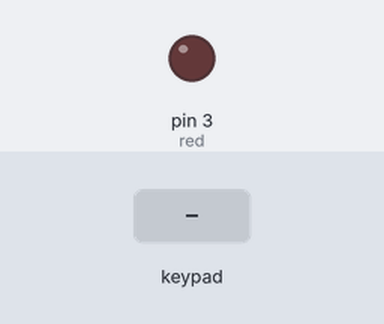
A sketch run on a simulated Arduino Uno, built with avr-gcc and run on an emulated ATmega328P. Parts: output pins drawn as LEDs (lit = HIGH). The test bench sets the inputs (shaded band).

Above: at 1.2 s.
1.3 s: keypad keys 1 2 1 1 1 0 9 pressed 0.4 s apart
At 5.1 s:
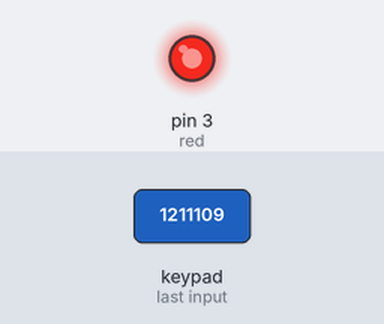
5.6 s: key '3' pressed
At 6.7 s:
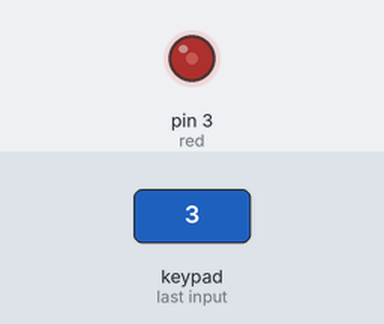
7.1 s: key '6' pressed
At 7.8 s:
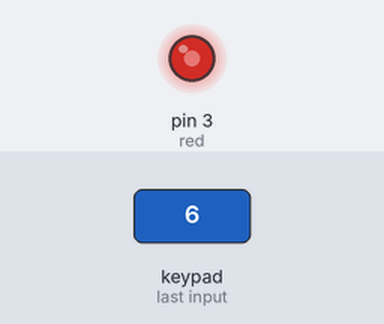
8.6 s: key '1' pressed
At 9.0 s:
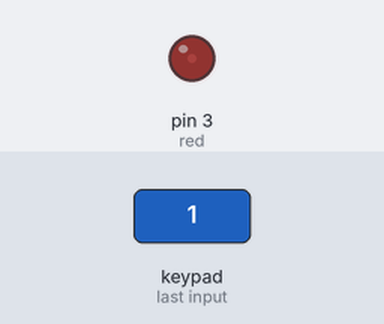
10.1 s: key '9' pressed
At 11.3 s:
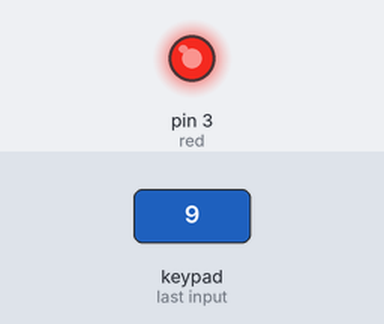
11.6 s: keypad keys 1 2 1 1 1 0 9 # pressed 0.4 s apart
At 15.7 s:
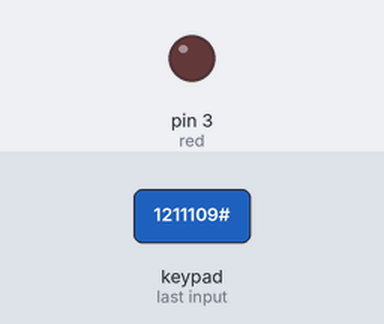
Timing chart, 0 to 17.2 s (numbered marks = the images above; inputs shaded):
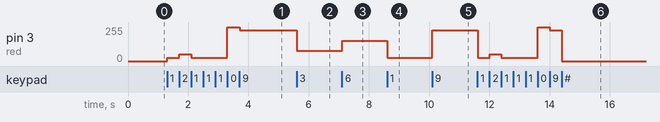

The sketch:

KeypadLedBrightness.ino
```cpp
#include <Keypad.h>

const byte ROWS = 4;
const byte COLS = 3;
char keys[ROWS][COLS] = {
  {'1', '2', '3'},
  {'4', '5', '6'},
  {'7', '8', '9'},
  {'*', '0', '#'}
};
byte rowPins[ROWS] = {12, 11, 10, 9};
byte colPins[COLS] = {8, 7, 6};
Keypad keypad = Keypad(makeKeymap(keys), rowPins, colPins, ROWS, COLS);

const int red = 3;

void setup() {
  pinMode(red, OUTPUT);
}

void loop() {
  char key = keypad.getKey();
  if (key) {
    switch (key) {
      case '0':
        analogWrite(red, 255);
        break;
      case '1':
        analogWrite(red, 26);
        break;
      case '2':
        analogWrite(red, 51);
        break;
      case '3':
        analogWrite(red, 77);
        break;
      case '4':
        analogWrite(red, 102);
        break;
      case '5':
        analogWrite(red, 128);
        break;
      case '6':
        analogWrite(red, 153);
        break;
      case '7':
        analogWrite(red, 179);
        break;
      case '8':
        analogWrite(red, 204);
        break;
      case '9':
        analogWrite(red, 230);
        break;
      case '*':
        analogWrite(red, 255);
        break;
      case '#':
        analogWrite(red, 0);
        break;
    }
  }
}
```

Measured:
- after the input at 1.3 s, pin 3 (red): 0/255 → 26/255 at once, → 51/255 0.39 s later, → 26/255 0.40 s later, → 255/255 1.2 s later, … (5 changes in this stretch)
- after the input at 5.6 s, pin 3 (red): 230/255 → 77/255 at once
- after the input at 7.1 s, pin 3 (red): 77/255 → 153/255 at once
- after the input at 8.6 s, pin 3 (red): 153/255 → 26/255 at once
- after the input at 10.1 s, pin 3 (red): 26/255 → 230/255 at once
- after the input at 11.6 s, pin 3 (red): 230/255 → 26/255 at once, → 51/255 0.40 s later, → 26/255 0.39 s later, → 255/255 1.2 s later, … (6 changes in this stretch)
